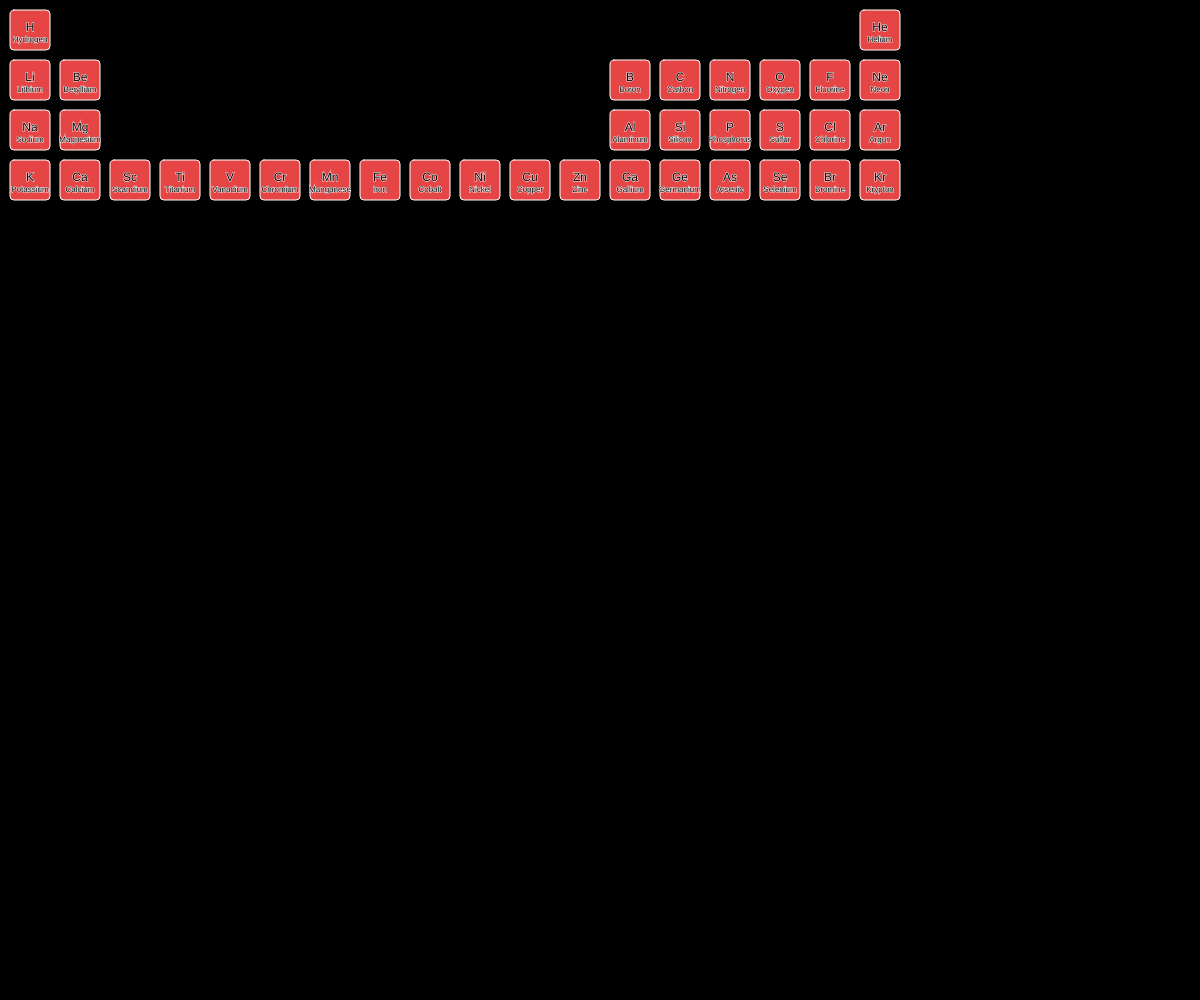
Frame 1 (no input)
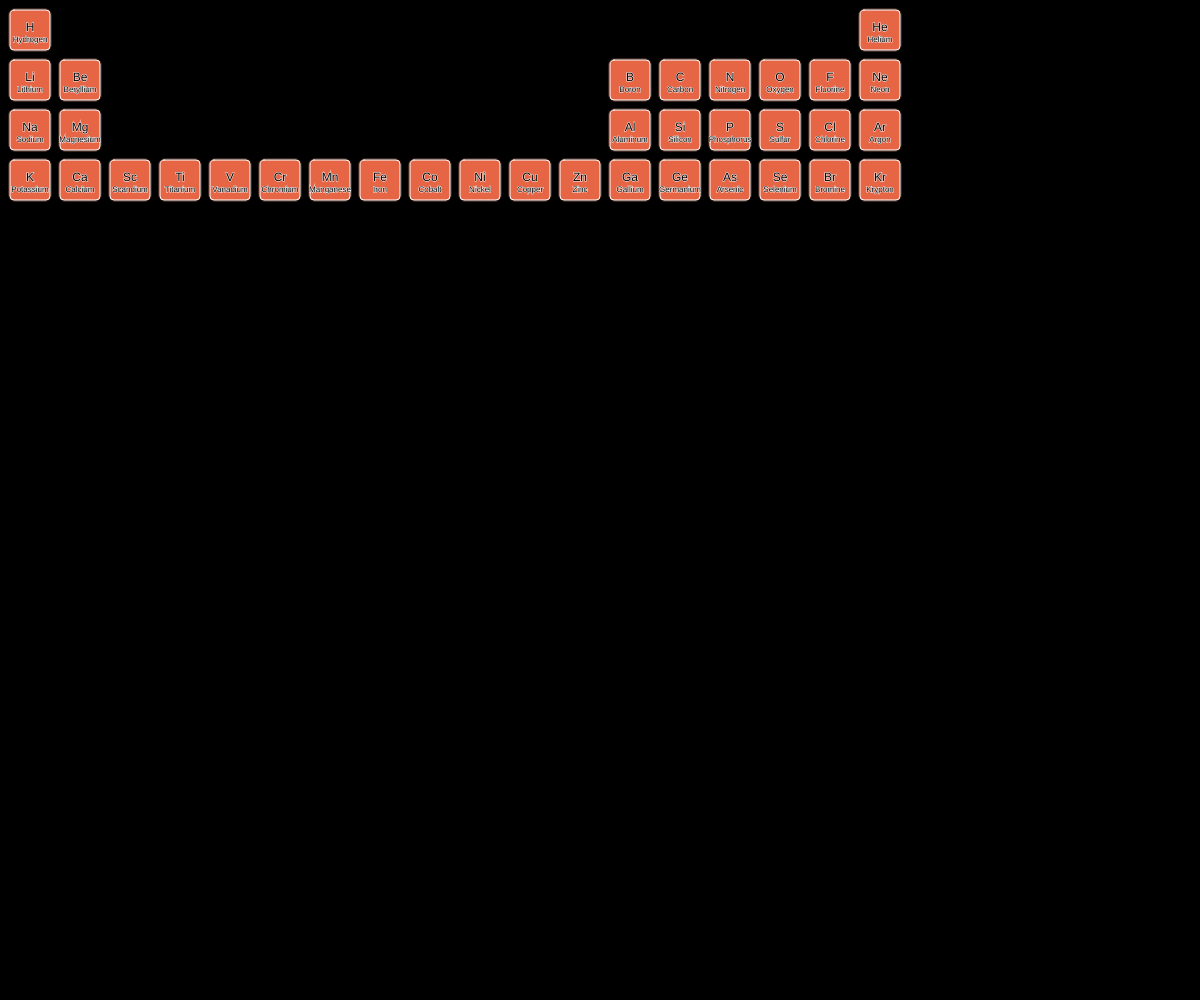
Frame 60 (no input)
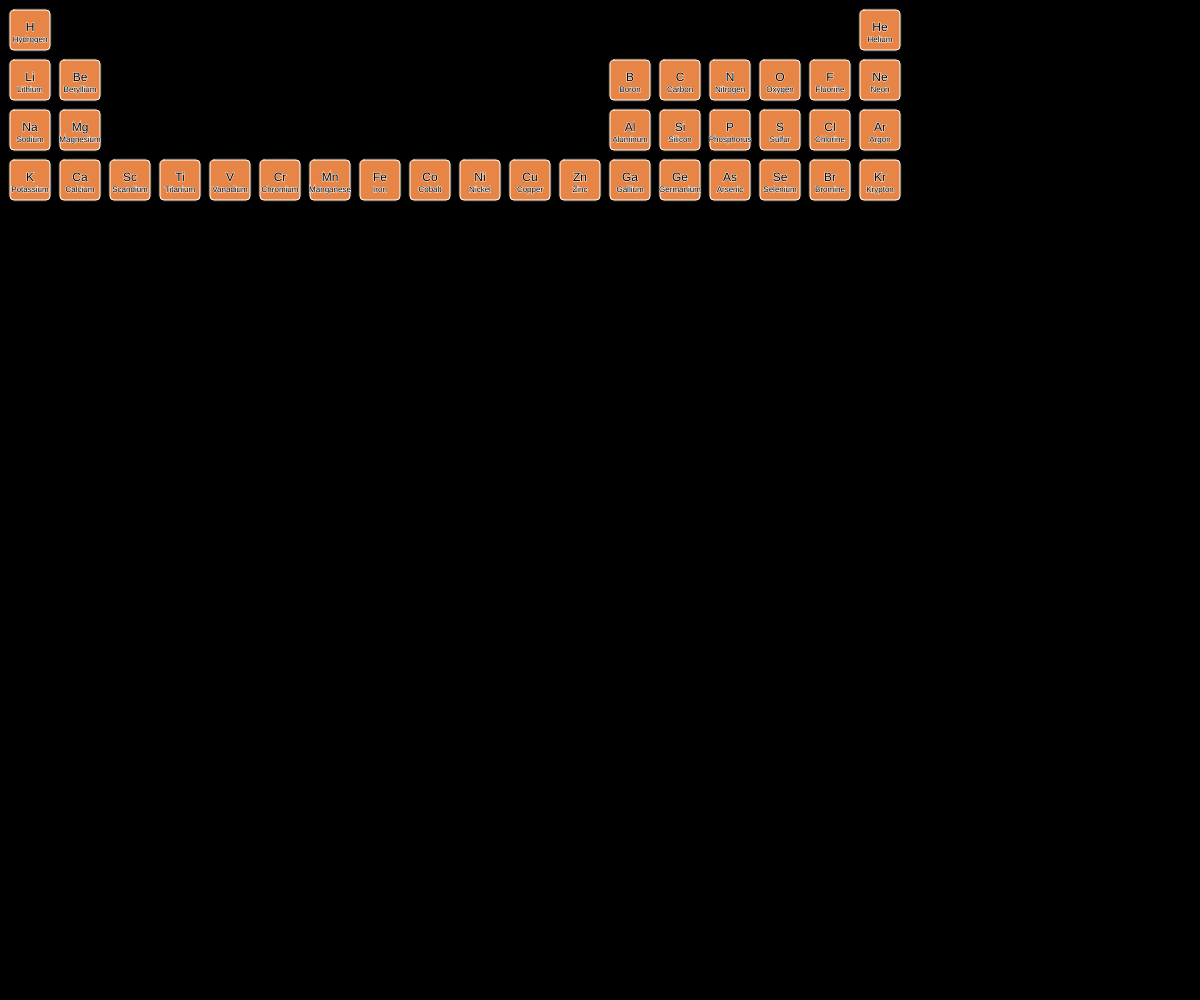
Frame 120 (the mouse pressed at the canvas centre since frame 60)

The p5.js sketch that drew these frames (run headless with seeded random() and noise() and a simulated clock; from frame 60 on, the mouse is pressed at the canvas centre):

// p5.js sketch
// ── sketch.js
const elements = [
  // Period 1
  { symbol: 'H', name: 'Hydrogen', x: 0, y: 0 },
  { symbol: 'He', name: 'Helium', x: 17, y: 0 },
  // Period 2
  { symbol: 'Li', name: 'Lithium', x: 0, y: 1 },
  { symbol: 'Be', name: 'Beryllium', x: 1, y: 1 },
  { symbol: 'B', name: 'Boron', x: 12, y: 1 },
  { symbol: 'C', name: 'Carbon', x: 13, y: 1 },
  { symbol: 'N', name: 'Nitrogen', x: 14, y: 1 },
  { symbol: 'O', name: 'Oxygen', x: 15, y: 1 },
  { symbol: 'F', name: 'Fluorine', x: 16, y: 1 },
  { symbol: 'Ne', name: 'Neon', x: 17, y: 1 },
  // Period 3
  { symbol: 'Na', name: 'Sodium', x: 0, y: 2 },
  { symbol: 'Mg', name: 'Magnesium', x: 1, y: 2 },
  { symbol: 'Al', name: 'Aluminum', x: 12, y: 2 },
  { symbol: 'Si', name: 'Silicon', x: 13, y: 2 },
  { symbol: 'P', name: 'Phosphorus', x: 14, y: 2 },
  { symbol: 'S', name: 'Sulfur', x: 15, y: 2 },
  { symbol: 'Cl', name: 'Chlorine', x: 16, y: 2 },
  { symbol: 'Ar', name: 'Argon', x: 17, y: 2 },
  // Period 4
  { symbol: 'K', name: 'Potassium', x: 0, y: 3 },
  { symbol: 'Ca', name: 'Calcium', x: 1, y: 3 },
  { symbol: 'Sc', name: 'Scandium', x: 2, y: 3 },
  { symbol: 'Ti', name: 'Titanium', x: 3, y: 3 },
  { symbol: 'V', name: 'Vanadium', x: 4, y: 3 },
  { symbol: 'Cr', name: 'Chromium', x: 5, y: 3 },
  { symbol: 'Mn', name: 'Manganese', x: 6, y: 3 },
  { symbol: 'Fe', name: 'Iron', x: 7, y: 3 },
  { symbol: 'Co', name: 'Cobalt', x: 8, y: 3 },
  { symbol: 'Ni', name: 'Nickel', x: 9, y: 3 },
  { symbol: 'Cu', name: 'Copper', x: 10, y: 3 },
  { symbol: 'Zn', name: 'Zinc', x: 11, y: 3 },
  { symbol: 'Ga', name: 'Gallium', x: 12, y: 3 },
  { symbol: 'Ge', name: 'Germanium', x: 13, y: 3 },
  { symbol: 'As', name: 'Arsenic', x: 14, y: 3 },
  { symbol: 'Se', name: 'Selenium', x: 15, y: 3 },
  { symbol: 'Br', name: 'Bromine', x: 16, y: 3 },
  { symbol: 'Kr', name: 'Krypton', x: 17, y: 3 },
];

const tileWidth = 40;
const tileHeight = 40;
const padding = 10;
let glowAlpha = 0;
let glowDirection = 1;

function setup() {
  createCanvas(windowWidth, windowHeight);
  colorMode(HSB, 360, 100, 100, 1);
}

function draw() {
  background(0);

  // Animate glow
  glowAlpha += glowDirection * 0.02;
  if (glowAlpha > 1) {
    glowAlpha = 1;
    glowDirection = -1;
  } else if (glowAlpha < 0) {
    glowAlpha = 0;
    glowDirection = 1;
  }

  // Draw the grid with ambient glow
  const hueOffset = frameCount * 0.2 % 360;
  for (let i = 0; i < elements.length; i++) {
    const element = elements[i];
    const x = element.x * (tileWidth + padding) + padding;
    const y = element.y * (tileHeight + padding) + padding;

    // Glow effect
    fill(hueOffset, 50, 100, glowAlpha * 0.3);
    noStroke();
    rect(x - 2, y - 2, tileWidth + 4, tileHeight + 4, 8);

    // Element tile
    fill(hueOffset, 70, 90);
    stroke(0, 0, 100);
    strokeWeight(1);
    rect(x, y, tileWidth, tileHeight, 4);

    // Text
    fill(0, 0, 0);
    textSize(12);
    textAlign(CENTER, CENTER);
    text(element.symbol, x + tileWidth/2, y + tileHeight/2 - 2);
    textSize(8);
    text(element.name, x + tileWidth/2, y + tileHeight/2 + 10);
  }
}

function windowResized() {
  resizeCanvas(windowWidth, windowHeight);
}
